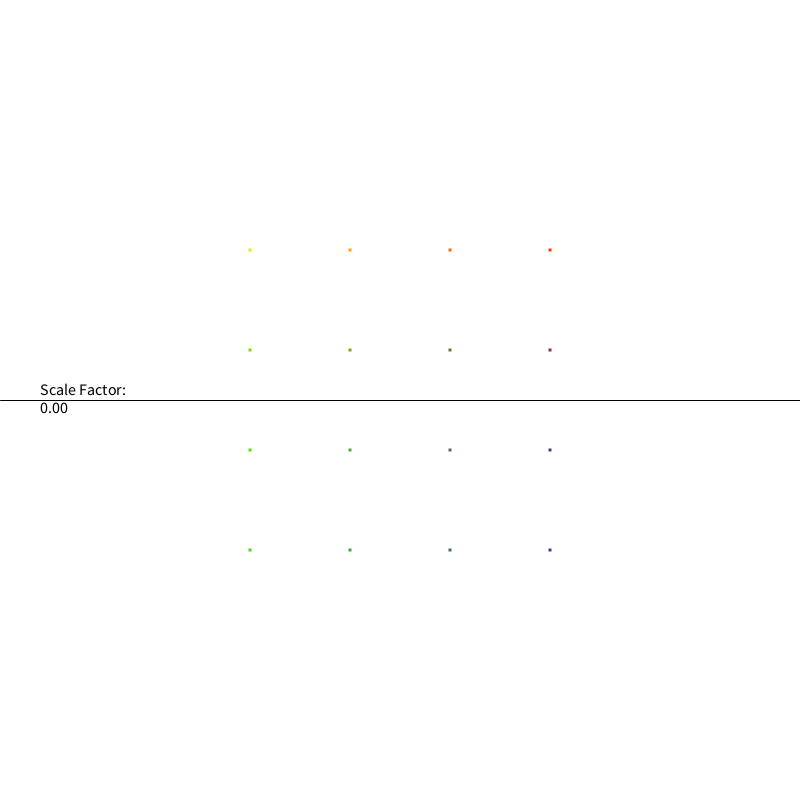
Frame 1 (no input)
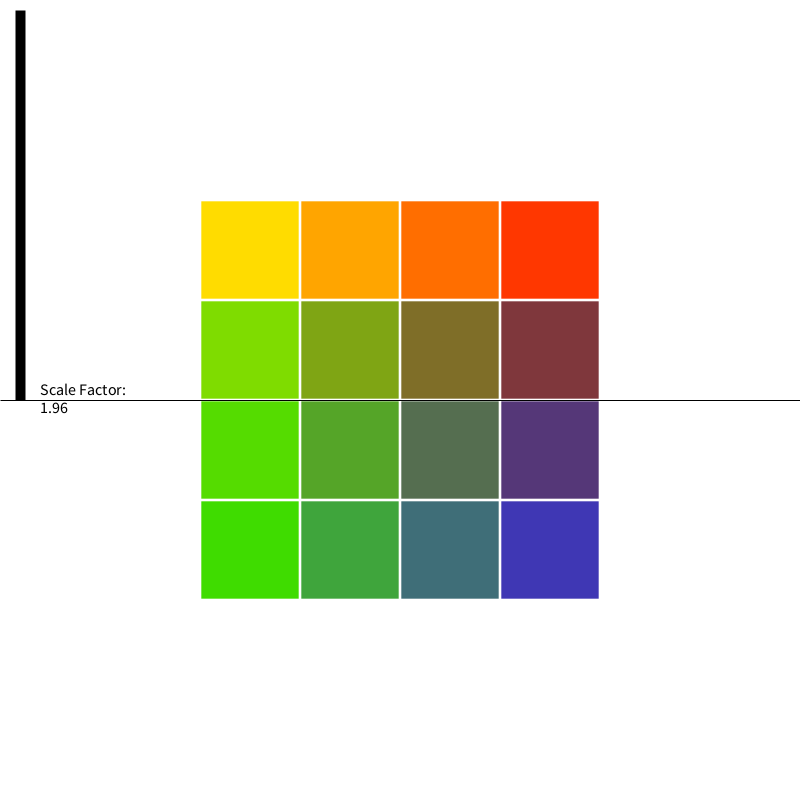
Frame 60 (the mouse pressed at the canvas centre just before this capture)
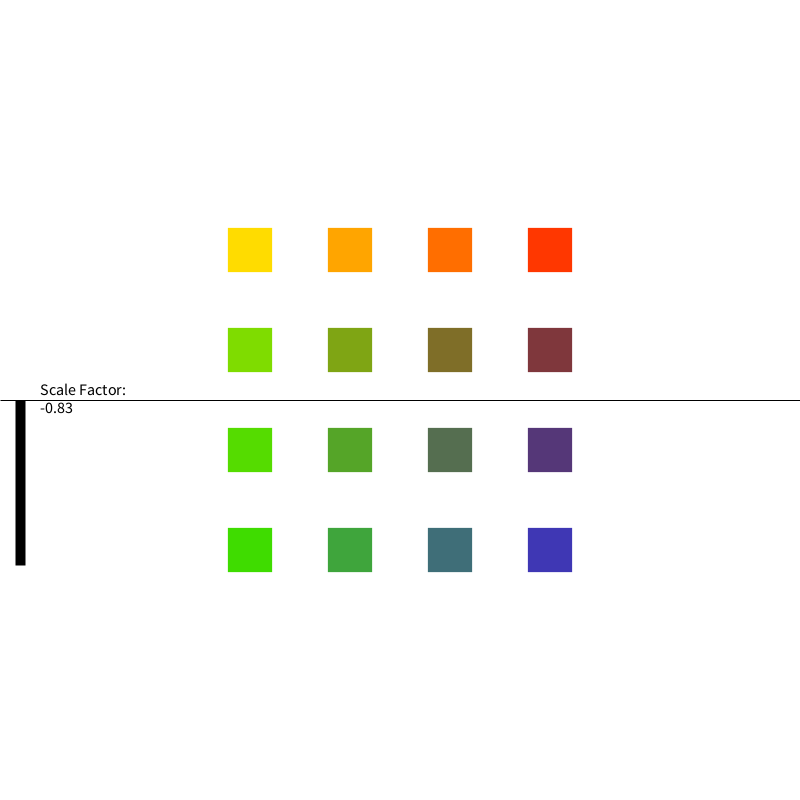
Frame 120 (the mouse held since frame 60 and released just before this capture)

The Processing sketch that drew these frames (run headless with seeded random() and noise(); from frame 60 on, the mouse is pressed at the canvas centre):

// Processing sketch: scaleCosinusPushPop2
// ── scaleCosinusPushPop2.pde


float a = 0.0;  // Angle
float s = 0.0;  // Scale Factor
float w = 50;   // Rect side length

float marginLeft = 150;
float marginTop = 150;

void setup() {
  size(800, 800);
  rectMode(CENTER);
  frameRate(30);
}

void draw() {
  
  background(255);
  displayScaleFactor(s);
  
  // Update angle and scale factor
  a = a + 0.03;
  s = sin(a)*2;
  
  translate(marginLeft, marginTop);
  
  for(int j=0; j<4; j++){
    for(int i=0; i<4; i++){
      pushMatrix();
        translate((i+1)*w*2, (j+1)*w*2);
        scale(s);
        fill(255/(j+1), 55*(4-i), (i*j)*20); noStroke();
        rect(0, 0, w, w);
      popMatrix();
    }
  }
   
}


void displayScaleFactor(float s){
  stroke(0);strokeWeight(1);
  line(0, height/2, width, height/2);
  strokeWeight(10); strokeCap(SQUARE);
  line(20,height/2, 20, height/2 -s*(height-5)/4);
  fill(0); textSize(16);
  text("Scale Factor:\n"+nf(s, 1, 2), 40, height/2 - 5);
}
